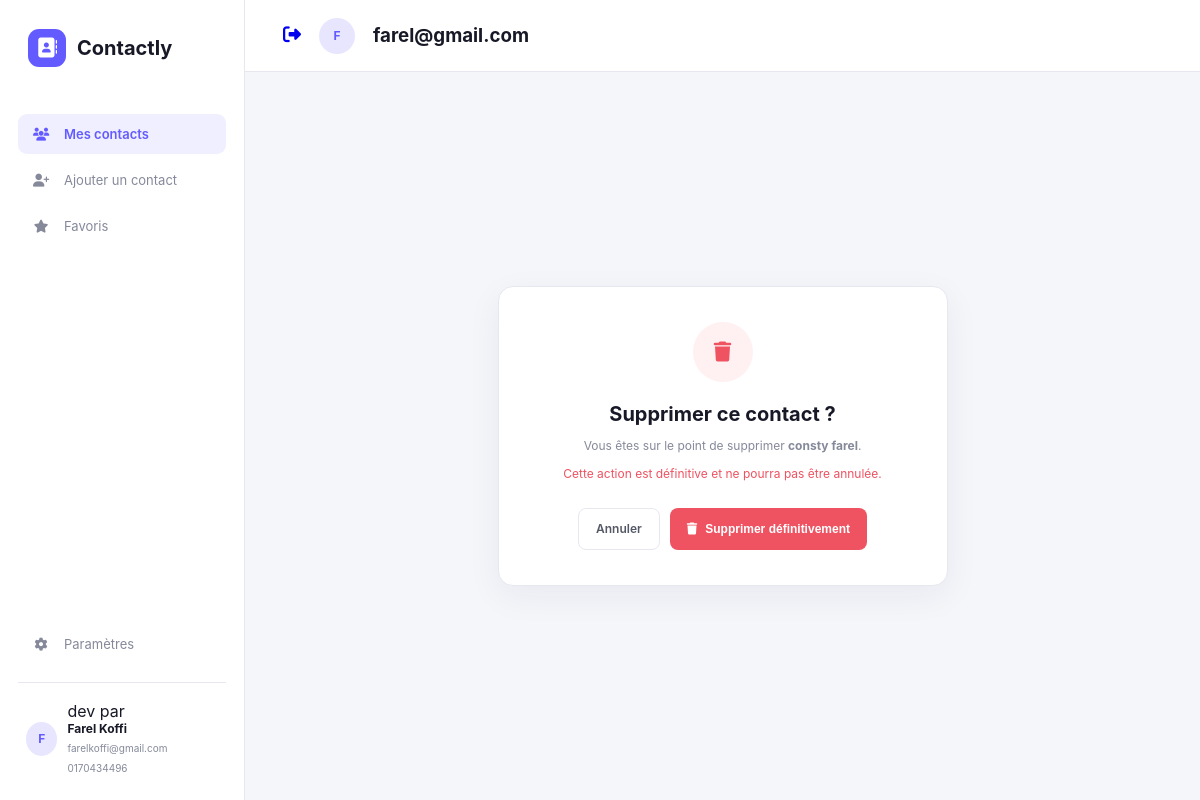
The app's page /suprimer/2/ (signed in) with its own data.
### gestion_user/models.py (models this page shows)
class User (AbstractUser):
    pass

### adressebook/models.py (models this page shows, shortened)
class Contact(models.Model):
    user = models.ForeignKey( User ,null=True,blank=True,on_delete=models.CASCADE)
    nom = models.CharField(max_length=180)
    prenom=models.CharField(max_length=200 , null=True,blank=True)
    telephone=models.CharField(max_length=20)
    email = models.EmailField(null=True,blank=True)
    note = models.TextField(null=True,blank=True)
    date_creation = models.DateField(auto_now_add=True)
    derniere_modification = models.DateField(auto_now=True)
    adresse = models.CharField(max_length=300,null=True,blank=True)

### adressebook/views.py (the view)
# urls.py: path('suprimer/<int:id>/',suprimer,name='suprimer'),
def suprimer(request,id):
    contact = Contact.objects.get( id=id , user = request.user)
    return render(request,'suprimer.html',{'contact': contact})

### adressebook/templates/suprimer.html (shortened to what this page needs)
{% extends 'base.html' %}
{% load static %}
{% block content %}
        <div class="delete-page">
            <div class="delete-card">
                <div class="delete-icon">
                    <i class="fa-solid fa-trash"></i>
                </div>
                <h1>Supprimer ce contact ?</h1>
                <p>
                    Vous êtes sur le point de supprimer
                    <strong>{{ contact.nom }} {{ contact.prenom }}</strong>.
                </p>
                <p class="warning-text">
                    Cette action est définitive et ne pourra pas être annulée.
                </p>
                <div class="delete-actions">
                    <a
                        href="{% url 'index' %}"
                        class="secondary-button"
                    >
                        Annuler
                    </a>
                    <form action="{% url 'conf_supp' contact.id %}" method="post">
                    <button class="danger-button" type="submit">
                        <i class="fa-solid fa-trash"></i>
                        Supprimer définitivement
                    </button>
                    </form>
                </div>
            </div>
        </div>
    </main>
</div>
</body>
</html>
{% endblock %}

### adressebook/templates/base.html (shortened to what this page needs)
{% load static %}
<!DOCTYPE html>
<html lang="fr">
<head>
    <link rel="stylesheet" href="{% static 'style.css' %}">
    <link
        rel="stylesheet"
        href="https://cdnjs.cloudflare.com/ajax/libs/font-awesome/6.5.2/css/all.min.css"
    >
</head>
<body>
<div class="app">
    <aside class="sidebar">
        <div class="logo">
            <div class="logo-icon">
                <i class="fa-solid fa-address-book"></i>
            </div>
            <span>Contactly</span>
        </div>
        <nav class="navigation">
            <a href="{% url 'index' %}" class="nav-link active">
                <i class="fa-solid fa-users"></i>
                <span>Mes contacts</span>
            </a>
            <a href="{% url 'ajouter' %}" class="nav-link">
                <i class="fa-solid fa-user-plus"></i>
                <span>Ajouter un contact</span>
            </a>
            <a href="#" class="nav-link">
                <i class="fa-solid fa-star"></i>
                <span>Favoris</span>
            </a>
        </nav>
        <div class="sidebar-bottom">
            <a href="{% url 'parametre' %}" class="nav-link">
                <i class="fa-solid fa-gear"></i>
                <span>Paramètres</span>
            </a>
            <div class="user-mini">
                <div class="user-avatar">
                    F
                </div>
                <div>
                    <p> dev par </p>
                    <strong>Farel Koffi</strong>
                    <small> farelkoffi@gmail.com
                        0170434496
                    </small>
                </div>
            </div>
        </div>
    </aside>
    <main class="main">
        <header class="topbar">
            <div class="topbar-actions">
            {% if user.is_authenticated %}
                <button class="icon-button">
                     <a href="{% url 'deconnexion' %}">  <i class="fa-solid fa-right-from-bracket"></i> </a>
                </button>
                <div class="top-avatar">
                {{ user.email|slice:":1"|upper }}
                </div>
                <h3>{{ user.email }}</h3>
            {% endif %}
            </div>
        </header>
        {% block content %}
        {% endblock %}

### adressebook/static/style.css (style rules this page uses)
* { margin: 0; padding: 0; box-sizing: border-box; }
:root { --primary: #635bff; --primary-dark: #5148e5; --background: #f6f7fb; --text: #181927; --muted: #85899a; --border: #e8e9ef; --white: #ffffff; --danger: #ef5261; }
body { font-family: Inter, Arial, sans-serif; background: var(--background); color: var(--text); min-height: 100vh; }
.app { display: flex; min-height: 100vh; }
.sidebar { width: 245px; background: white; border-right: 1px solid var(--border); padding: 24px 18px; display: flex; flex-direction: column; }
.logo { display: flex; align-items: center; gap: 11px; padding: 5px 10px; margin-bottom: 42px; font-size: 20px; font-weight: 750; }
.logo-icon { width: 38px; height: 38px; border-radius: 11px; display: flex; align-items: center; justify-content: center; background: var(--primary); color: white; }
.navigation { display: flex; flex-direction: column; gap: 6px; }
.nav-link { display: flex; align-items: center; gap: 13px; padding: 12px 13px; border-radius: 9px; color: var(--muted); text-decoration: none; font-size: 13px; transition: .2s; }
.nav-link i { width: 20px; text-align: center; }
.nav-link.active { background: #efefff; color: var(--primary); font-weight: 600; }
.sidebar-bottom { margin-top: auto; }
.user-mini { border-top: 1px solid var(--border); margin-top: 18px; padding: 18px 8px 0; display: flex; align-items: center; gap: 10px; }
.user-avatar, .top-avatar { display: flex; align-items: center; justify-content: center; border-radius: 50%; background: #e8e6ff; color: var(--primary); font-weight: 700; }
.user-avatar { width: 34px; height: 34px; font-size: 12px; }
.user-mini strong { display: block; font-size: 12px; }
.user-mini small { color: var(--muted); font-size: 10px; }
.main { flex: 1; min-width: 0; }
.topbar { height: 72px; padding: 0 38px; background: white; border-bottom: 1px solid var(--border); display: flex; align-items: center; justify-content: space-between; }
.topbar-actions { display: flex; align-items: center; gap: 18px; }
.icon-button { border: none; background: transparent; color: var(--muted); font-size: 18px; cursor: pointer; }
.top-avatar { width: 36px; height: 36px; font-size: 12px; }
.primary-button, .secondary-button, .danger-button { display: inline-flex; align-items: center; justify-content: center; gap: 8px; height: 42px; padding: 0 17px; border-radius: 8px; font-size: 12px; font-weight: 600; text-decoration: none; cursor: pointer; }
.secondary-button { border: 1px solid var(--border); background: white; color: #555867; }
.danger-button { border: none; background: var(--danger); color: white; }
.delete-page { min-height: calc(100vh - 72px); display: flex; align-items: center; justify-content: center; padding: 30px; }
.delete-card { width: 100%; max-width: 450px; background: white; border: 1px solid var(--border); border-radius: 15px; padding: 35px; text-align: center; box-shadow: 0 10px 35px rgba(30,32,60,.06); }
.delete-icon { width: 60px; height: 60px; margin: 0 auto 20px; border-radius: 50%; background: #fff0f1; color: var(--danger); display: flex; align-items: center; justify-content: center; font-size: 20px; }
.delete-card h1 { font-size: 20px; margin-bottom: 10px; }
.delete-card p { color: var(--muted); font-size: 12px; line-height: 1.6; }
.warning-text { margin-top: 8px; color: var(--danger) !important; }
.delete-actions { display: flex; justify-content: center; gap: 10px; margin-top: 25px; }
:root { --primary: #635bff; --primary-dark: #5148e5; --text: #181927; --muted: #85899a; --border: #e7e8ef; --background: #f5f6fa; --white: #ffffff; }
html, body { width: 100%; min-height: 100%; }
body { font-family: Inter, -apple-system, BlinkMacSystemFont, "Segoe UI", sans-serif; background: var(--background); color: var(--text); }

### records on screen
User: email "F", email "farel@gmail.com"
Contact: nom "consty", prenom "farel"
